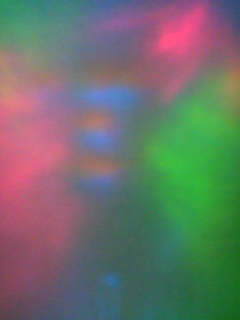
#> input picture blurry/im1022.jpg, 240 x 320 px, given as the content of the folder sharp, which was not available
$ python data_prune.py
#> lines starting #> are read from the running program, lines starting #| are printed output that depends on the picture
import cv2
import numpy as np
import re
import os
from pynput.keyboard import Key, Listener

def process(key):
    if key == Key.tab:
        print("next image")
        return False
    if key == Key.space:
        print("delete image")
        os.remove(path)
        os.remove('blurry/im{}.jpg'.format(num))
        return False

    # by pressing 'delete' button
    # you can terminate the loop
    if key == Key.delete:
        return False

for image in os.scandir('sharp'): #iterate through images
    path = image.path
    num = (re.findall(r'\d+', path))[0]
    sharp = cv2.imread(path)
#> sharp is the input picture: shape (320, 240, 3); mean B, G, R 106.2, 113.9, 108.1
    blurry = cv2.imread('blurry/im{}.jpg'.format(num)) #read in image

    print(path)
    print(num)

    hori = np.concatenate((blurry, sharp), axis=1) #concatenate images
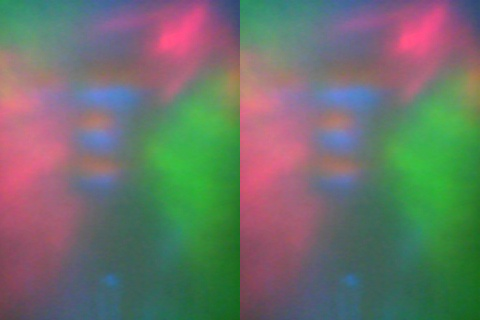
#> hori: shape (320, 480, 3); mean B, G, R 106.2, 113.9, 108.1
    cv2.imshow('pair', hori) #display images side by side
    cv2.waitKey(0) #wait for key press

    # Collect all event until released
    with Listener(on_press = process) as listener:
                listener.join()

$ run again, on blurry/im245.jpg
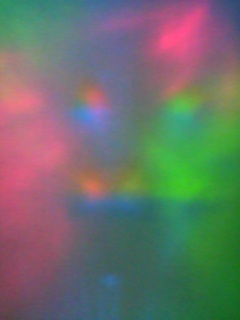
#> input picture blurry/im245.jpg, 240 x 320 px, given as the content of the folder sharp, which was not available
#> sharp is the input picture: shape (320, 240, 3); mean B, G, R 106.1, 113.2, 107.6
#> `hori = np.concatenate((blurry, sharp), axis=1)`:
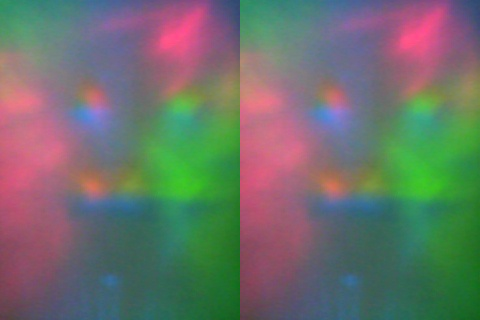
#> hori: shape (320, 480, 3); mean B, G, R 106.1, 113.2, 107.6

$ run again, on blurry/im316.jpg
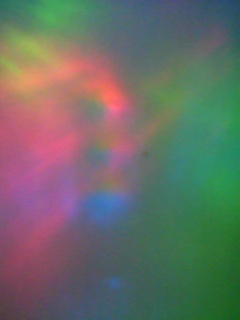
#> input picture blurry/im316.jpg, 240 x 320 px, given as the content of the folder sharp, which was not available
#> sharp is the input picture: shape (320, 240, 3); mean B, G, R 102.5, 109.5, 105.2
#> `hori = np.concatenate((blurry, sharp), axis=1)`:
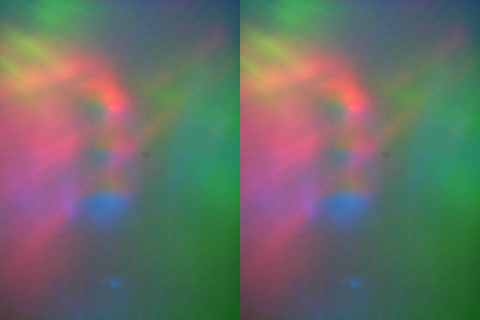
#> hori: shape (320, 480, 3); mean B, G, R 102.5, 109.5, 105.2

$ run again, on blurry/im32.jpg
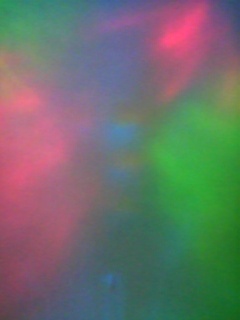
#> input picture blurry/im32.jpg, 240 x 320 px, given as the content of the folder sharp, which was not available
#> sharp is the input picture: shape (320, 240, 3); mean B, G, R 106.1, 112.7, 107.3
#> `hori = np.concatenate((blurry, sharp), axis=1)`:
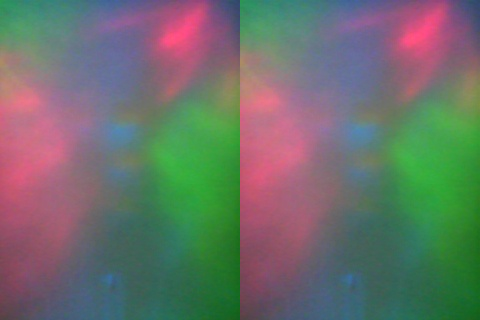
#> hori: shape (320, 480, 3); mean B, G, R 106.1, 112.7, 107.3
